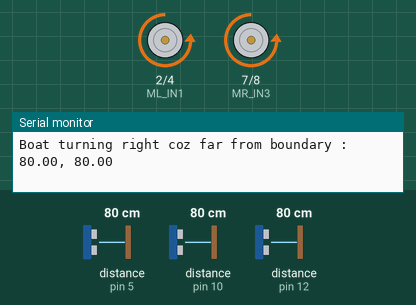
Simulated run of this sketch. Board: Arduino Uno, built with avr-gcc and run on an emulated ATmega328P. On the bench: motor-driver pin pairs drawn as motors (green arrow = first pin HIGH = forward, orange = second pin HIGH = backward, longer = more drive, scaled by the enable pin), the last lines printed to the serial monitor. Wiring (inferred from the names in the program): 3 × ultrasonic range finder: trigger pin 9, echo pin 5 / trigger pin 11, echo pin 10 / trigger pin 13, echo pin 12. The test bench sets the inputs (shaded band); at power-on: distance to the obstacle (sensors on pin 5, pin 10, pin 12) 80 cm. The echo pulse lasts 58.3 µs per cm.

Above: at 6.2 s.
6.3 s: distance to the obstacle (sensor on pin 5) set to 4 cm
7.8 s: distance to the obstacle (sensor on pin 5) set to 2 cm
At 8.6 s:
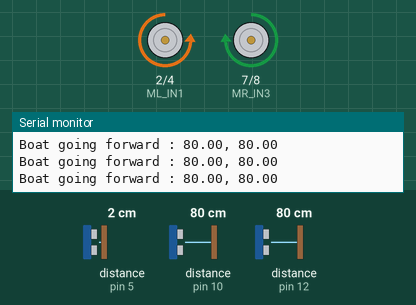
9.3 s: distance to the obstacle (sensor on pin 10) set to 2 cm
At 10.5 s:
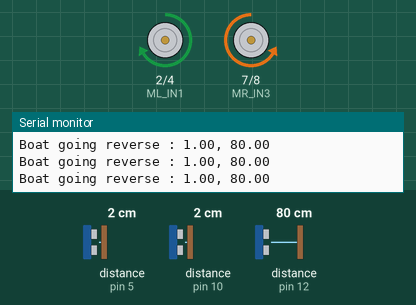
10.8 s: distance to the obstacle (sensor on pin 12) set to 44 cm
13.8 s: distance to the obstacle (sensor on pin 12) set to 39 cm
At 15.1 s:
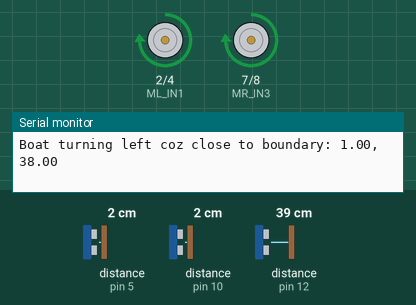
15.4 s: distance to the obstacle (sensor on pin 12) set to 60 cm
At 15.9 s:
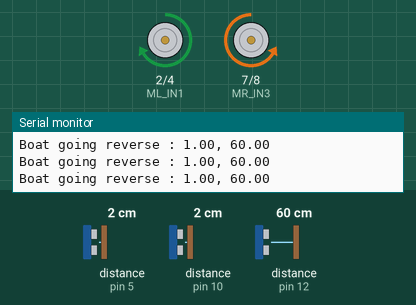
Timing chart, 0 to 17.9 s (numbered marks = the images above; inputs shaded):
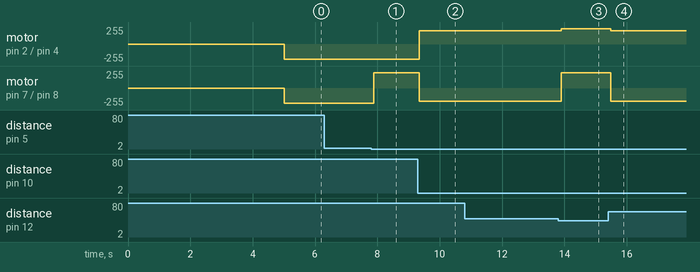

The sketch:

logic_loop2.ino
```cpp
#define ML_IN1 2   // For Motor 1 direction
#define ML_IN2 4   // For Motor 1 direction
#define ML_EN 3    // For Motor 1 speed
#define MR_IN3 7   // For Motor 2 direction
#define MR_IN4 8   // For Motor 2 direction
#define MR_EN 6    // For Motor 2 speed

#define MOTOR_LEFT 1
#define MOTOR_RIGHT 2
#define OMEGA_LIMIT 20
#define VEL_LIMIT 235
#define CONTROL_FREQ 20

const int TrigPin_F = 11; // Trigger Pin of Ultrasonic Sensor
const int EchoPin_F = 10; // Echo Pin of Ultrasonic Sensor
const int TrigPin_R1 = 13; // Trigger pin of second ultra sonic sensor
const int EchoPin_R1 = 12;
const int TrigPin_R2 = 9; // Trigger pin of second ultra sonic sensor
const int EchoPin_R2 = 5;

float Fe = 0, Fe1 = 0, Fe2 = 0;
float Fkp = 1.3, Fki = 0.0125, Fkd = 0.9; // Define PID parameters through tuning
float Fk1 = Fkp + Fki + Fkd;
float Fk2 = -Fkp - 2 * Fkd;
float Fk3 = Fkd;

float Re = 0, Re1 = 0, Re2 = 0;
float Rkp = 1.3, Rki = 0.0125, Rkd = 0.9; // Define PID parameters through tuning
float Rk1 = Rkp + Rki + Rkd;
float Rk2 = -Rkp - 2 * Rkd;
float Rk3 = Rkd;

int Fu, Ru;
int avg;

long duration_F, inches_F, cm_F;
long duration_R1, inches_R1, cm_R1;
long duration_R2, inches_R2, cm_R2;

//Filtering variables for front sensor
float var_F = 0.245431364;  // variance determined using excel and reading samples of raw sensor data
float varProcess_F = 1e2;
float Pc_F = 0.0;
float G_F = 0.0;
float P_F = 1.0;
float Xp_F = 0.0;
float Zp_F = 0.0;
float Xe_F = 0.0;

//Filtering variables for left sensor
float var_R1 = 0.245431364;  // variance determined using excel and reading samples of raw sensor data
float varProcess_R1 = 1e2;
float Pc_R1 = 0.0;
float G_R1 = 0.0;
float P_R1 = 1.0;
float Xp_R1 = 0.0;
float Zp_R1 = 0.0;
float Xe_R1 = 0.0;

//Filtering variables for right sensor
float var_R2 = 0.245431364;  // variance determined using excel and reading samples of raw sensor data
float varProcess_R2 = 1e2;
float Pc_R2 = 0.0;
float G_R2 = 0.0;
float P_R2 = 1.0;
float Xp_R2 = 0.0;
float Zp_R2 = 0.0;
float Xe_R2 = 0.0;

void set_motor_speed(int motor, int speed) {

  int vel_cmd = constrain(abs(speed), 0, 255);
  if (motor == MOTOR_LEFT) {
    if (speed > 0) {
      // Turn the motor in one direction
      digitalWrite(ML_IN1, LOW);
      digitalWrite(ML_IN2, HIGH);
      analogWrite(ML_EN, vel_cmd);
      //Serial.println("vel_left > 0");
    }
    else if (speed < 0) {
      // Turn the motor in another direction
      digitalWrite(ML_IN1, HIGH);
      digitalWrite(ML_IN2, LOW);
      analogWrite(ML_EN, vel_cmd);
      //Serial.println("vel_left < 0");
    }
    else
    {
      // Stop the motor
      digitalWrite(ML_IN1, LOW);
      digitalWrite(ML_IN2, LOW);
      analogWrite(ML_EN, 0);
      //Serial.println("vel_left = 0");

    }
  }
  else if (motor == MOTOR_RIGHT) {
    if (speed > 0) {
      // Turn the motor in one direction
      digitalWrite(MR_IN3, HIGH);
      digitalWrite(MR_IN4, LOW);
      analogWrite(MR_EN, vel_cmd);
      //Serial.println("vel_right > 0");
    }
    else if (speed < 0) {
      // Turn the motor in another direction
      digitalWrite(MR_IN3, LOW);
      digitalWrite(MR_IN4, HIGH);
      analogWrite(MR_EN,  vel_cmd);
      //Serial.println("vel_right < 0");
    }
    else
    {
      // Stop the motor
      digitalWrite(MR_IN3, LOW);
      digitalWrite(MR_IN4, LOW);
      analogWrite(MR_EN, 0);
      //Serial.println("vel_right = 0");

    }
  }
}

void set_boat_move(int vel, int omega) {
  // This function is called to set the
  // linear and angular velocity of the
  // boat. You can find the nutural position
  // of your boat by tuning the v and omega.

  // Linear and anglular velocity
  int v = constrain(vel, -VEL_LIMIT, VEL_LIMIT);
  int w = constrain(omega, -OMEGA_LIMIT, OMEGA_LIMIT);
  // Motor velocity command for both motors
  int vel_L = constrain(v + w, -255, 255);
  int vel_R = constrain(v - w, -255, 255);
  // Set speed for both motors
  set_motor_speed(MOTOR_LEFT, vel_L);
  set_motor_speed(MOTOR_RIGHT, vel_R);

}

void setup() {
  // Setup serial port
  Serial.begin(9600);

  pinMode(ML_IN1, OUTPUT);
  pinMode(ML_IN2, OUTPUT);
  pinMode(ML_EN, OUTPUT);
  pinMode(MR_IN3, OUTPUT);
  pinMode(MR_IN4, OUTPUT);
  pinMode(MR_EN, OUTPUT);

  pinMode(TrigPin_F, OUTPUT);
  pinMode(EchoPin_F, INPUT);
  pinMode(TrigPin_R1, OUTPUT);
  pinMode(EchoPin_R1, INPUT);
  pinMode(TrigPin_R2, OUTPUT);
  pinMode(EchoPin_R2, INPUT);

  // Set both motor speed as zero
  set_motor_speed(MOTOR_LEFT, 0);
  set_motor_speed(MOTOR_RIGHT, 0);

  // Wait for 5 second, let the system become stable
  delay(5000);
  ultrasonic_F();
  ultrasonic_R1();
  ultrasonic_R2();
}

void loop() {

HERE:
avg=((Xe_R1+Xe_R2)/2);
//  set_motor_speed(MOTOR_LEFT, 0);
//  set_motor_speed(MOTOR_RIGHT, 0);
//  delay(50);

  //Too far from boundary, turn right
  while (Xe_F > 40 && avg > 40)
  {
    //PID_R();
    set_motor_speed(MOTOR_LEFT, 230);
    set_motor_speed(MOTOR_RIGHT, -230);
    delay(100);
    ultrasonic_F();
    ultrasonic_R1();
    ultrasonic_R2();
    Serial.print("Boat turning right coz far from boundary : ");
    Serial.print(Xe_F);
    Serial.print(", ");
    Serial.println(Xe_R1);
    goto HERE;
    break;
  }

  //Boat levelled, go forward
  while (Xe_F > 40 && avg > 20 && avg <= 40)
  {
    //PID_R();
    set_motor_speed(MOTOR_LEFT, 230);
    set_motor_speed(MOTOR_RIGHT, 230);
    delay(100);
    ultrasonic_F();
    ultrasonic_R1();
    ultrasonic_R2();
    Serial.print("Boat going forward : ");
    Serial.print(Xe_F);
    Serial.print(", ");
    Serial.println(Xe_R1);
    goto HERE;
    break;
  }

  //Front block, turn left
  while (Xe_F > 20 && Xe_F <= 40)
  {
    set_motor_speed(MOTOR_LEFT, -230);
    set_motor_speed(MOTOR_RIGHT, 230);
    delay(100);
    ultrasonic_F();
    ultrasonic_R1();
    ultrasonic_R2();
    Serial.print("Boat turning left coz front block : ");
    Serial.print(Xe_F);
    Serial.print(", ");
    Serial.println(Xe_R1);
    goto HERE;
    break;
  }

  //Right boundary close, go left
  while (avg <= 20)
  {
    //PID_R();
    set_motor_speed(MOTOR_LEFT, -230);
    set_motor_speed(MOTOR_RIGHT, 230);
    delay(100);
    ultrasonic_F();
    ultrasonic_R1();
    ultrasonic_R2();
    Serial.print("Boat turning left coz close to boundary: ");
    Serial.print(Xe_F);
    Serial.print(", ");
    Serial.println(Xe_R1);
    goto HERE;
    break;
  }

  //Front too close, back up
  while (Xe_F <= 20)
  {
    set_motor_speed(MOTOR_LEFT, -200);
    set_motor_speed(MOTOR_RIGHT, -200);
    delay(100);
    ultrasonic_F();
    ultrasonic_R1();
    ultrasonic_R2();
    Serial.print("Boat going reverse : ");
    Serial.print(Xe_F);
    Serial.print(", ");
    Serial.println(Xe_R1);
    goto HERE;
    break;
  }
}

void ultrasonic_F()  {
  digitalWrite(TrigPin_F, LOW);
  delayMicroseconds(2);
  digitalWrite(TrigPin_F, HIGH);
  delayMicroseconds(10);
  digitalWrite(TrigPin_F, LOW);
  duration_F = pulseIn(EchoPin_F, HIGH);
  cm_F = duration_F / 29 / 2;
  Pc_F = P_F + varProcess_F;
  G_F = Pc_F / (Pc_F + var_F);  // kalman gain
  P_F = (1 - G_F) * Pc_F;
  Xp_F = Xe_F;
  Zp_F = Xp_F;
  Xe_F = G_F * (cm_F - Zp_F) + Xp_F; // the kalman estimate
  //Serial.println(Xe_F);
}

void ultrasonic_R1()  {
  digitalWrite(TrigPin_R1, LOW);
  delayMicroseconds(2);
  digitalWrite(TrigPin_R1, HIGH);
  delayMicroseconds(10);
  digitalWrite(TrigPin_R1, LOW);
  duration_R1 = pulseIn(EchoPin_R1, HIGH);
  cm_R1 = duration_R1 / 29 / 2;
  Pc_R1 = P_R1 + varProcess_R1;
  G_R1 = Pc_R1 / (Pc_R1 + var_R1);  // kalman gain
  P_R1 = (1 - G_R1) * Pc_R1;
  Xp_R1 = Xe_R1;
  Zp_R1 = Xp_R1;
  Xe_R1 = G_R1 * (cm_R1 - Zp_R1) + Xp_R1; // the kalman estimate
  //Serial.println(Xe_R1);
}

void ultrasonic_R2()  {
  digitalWrite(TrigPin_R2, LOW);
  delayMicroseconds(2);
  digitalWrite(TrigPin_R2, HIGH);
  delayMicroseconds(10);
  digitalWrite(TrigPin_R2, LOW);
  duration_R2 = pulseIn(EchoPin_R2, HIGH);
  cm_R2 = duration_R2 / 29 / 2;
  Pc_R2 = P_R2 + varProcess_R2;
  G_R2 = Pc_R2 / (Pc_R2 + var_R2);  // kalman gain
  P_R2 = (1 - G_R2) * Pc_R2;
  Xp_R2 = Xe_R2;
  Zp_R2 = Xp_R2;
  Xe_R2 = G_R2 * (cm_R2 - Zp_R2) + Xp_R2; // the kalman estimate
  //Serial.println(Xe_R2);
}

void PID_F() //PID function
{
  Fk1 = Fkp + Fki + Fkd;
  Fk2 = -Fkp - 2 * Fkd;
  Fk3 = Fkd;
  Fe2 = Fe1;
  Fe1 = Fe;
  Fe = ((Xe_F - 33) * 10); // Compute current control error by reading ESC
  Fu = Fu + Fk1 * Fe + Fk2 * Fe1 + Fk3 * Fe2; //Implement u as control input
  Serial.print("Front:");
  Serial.println(Fu);
}

void PID_R() //PID function
{
  Rk1 = Rkp + Rki + Rkd;
  Rk2 = -Rkp - 2 * Rkd;
  Rk3 = Rkd;
  Re2 = Re1;
  Re1 = Re;
  Re = ((Xe_R1 - 23) * 10); // Compute current control error by reading ESC
  Ru = Ru + Rk1 * Re + Rk2 * Re1 + Rk3 * Re2; //Implement u as control input
  Serial.print("Right:");
  Serial.println(Ru);
}
```

Measured:
- the behaviour switches between 3 and 2 cm on distance to the obstacle (sensor on pin 5) (found by bisection; images 0 and 1)
- the behaviour switches between 42 and 41 cm on distance to the obstacle (sensor on pin 12) (found by bisection; images 2 and 3)
- after the input at 7.8 s, motor on pin 7 (MR_IN3) / pin 8 (MR_IN4): backward 230/255 → forward 230/255 after 0.08 s
- after the input at 9.3 s, motor on pin 2 (ML_IN1) / pin 4 (ML_IN2): backward 230/255 → forward 200/255 at once; motor on pin 7 (MR_IN3) / pin 8 (MR_IN4): forward 230/255 → backward 200/255 at once
- after the input at 13.8 s, motor on pin 2 (ML_IN1) / pin 4 (ML_IN2): forward 200/255 → forward 230/255 after 0.11 s; motor on pin 7 (MR_IN3) / pin 8 (MR_IN4): backward 200/255 → forward 230/255 after 0.11 s
- after the input at 15.4 s, motor on pin 2 (ML_IN1) / pin 4 (ML_IN2): forward 230/255 → forward 200/255 after 0.09 s; motor on pin 7 (MR_IN3) / pin 8 (MR_IN4): forward 230/255 → backward 200/255 after 0.09 s
